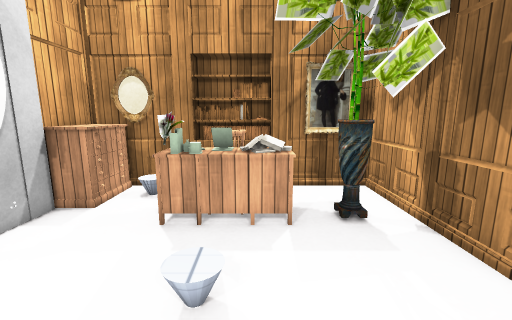
View 1 (above)

12 first-person views from a walk through a scene from a Unity 3-D project. The camera is 1.5 m above the floor, tilts 10° down and sees 90° across. The floor is counted in squares, 0.5 m on a side. Each view is taken from the middle of a square. On the plan, view 1 faces up. The plan holds only what a view shows up to about 19 squares ahead; the rest is blank. The place goes on beyond the plan. The player is left out. Some animated figures are left out. Door leaves are left out, so doorways stand open. Some surface patterns are stand-ins.

View 2
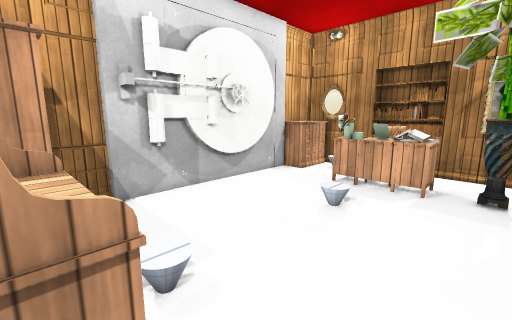

View 3
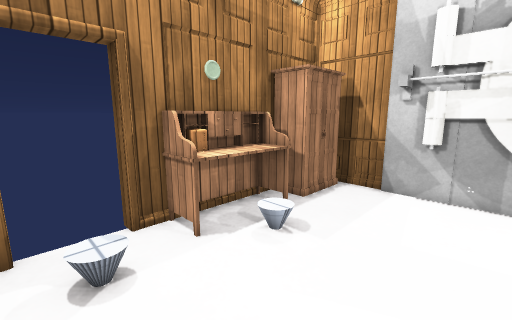

View 4
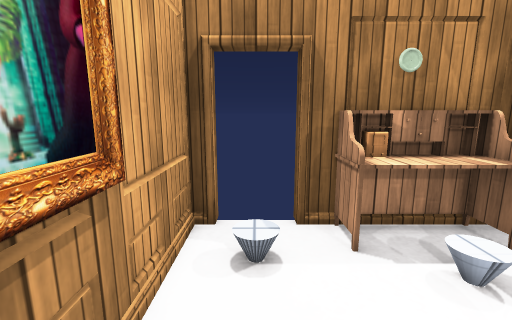

View 5
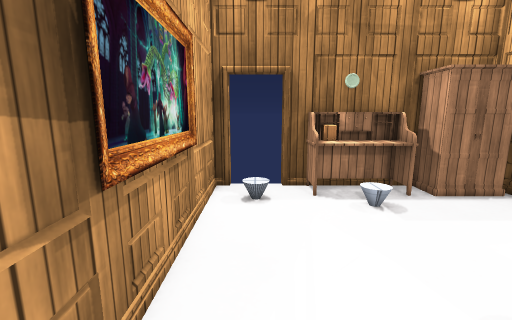

View 6
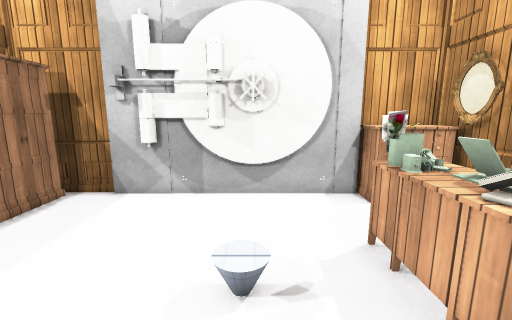

View 7
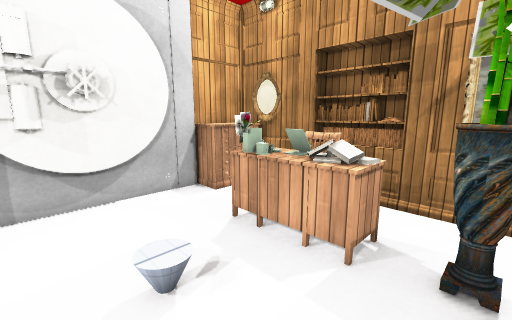

View 8
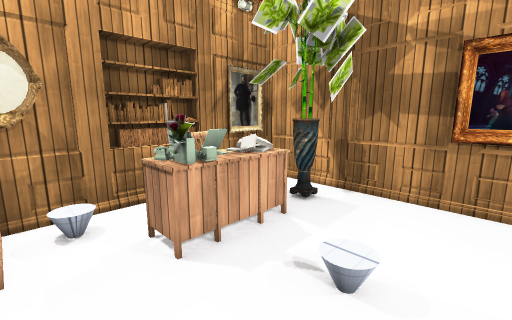

View 9
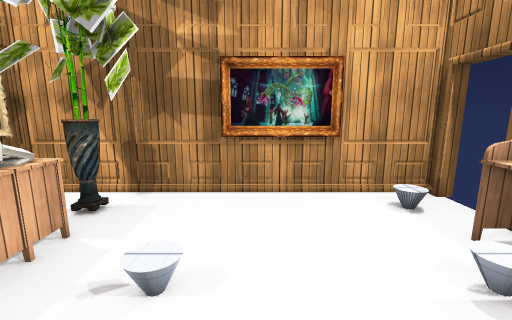

View 10
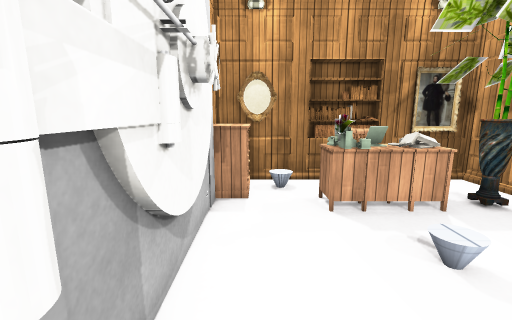

View 11
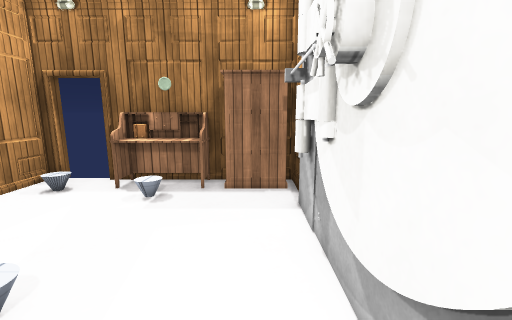

View 12
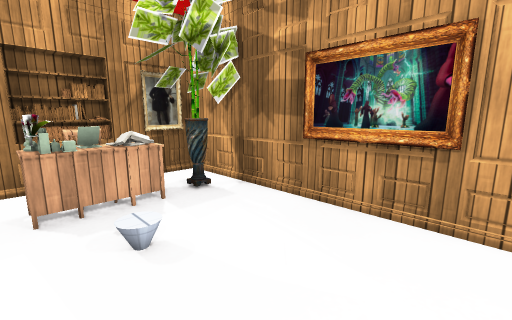

### Floor plan
Key: @ floor where view 1 was taken; # wall or solid block; . floor; D open door; S shelf; C cabinet; H chair; E desk; A vase; U cupboard; P phone; O other object.
Columns run from 7 left of view 1 to 5 right of it. Each row starts with its distance up from view 1.
 12     SSSSS
 11 #####SOS#####
 10 #CC.........#
  9 #CC..OH.....#
  8 #CC.EPHHE#A.#
  7 ##..AAEEEAA.#
  6 ##..........#
  5 ##..........#
  4 ##....O.....#
  3 ##..........#
  2 ##..........#
  1 ##..........#
  0 ##.....@....#
 -1 ##..........#
 -2 #.....O.....#
 -3 #UUUEEEEE.O.#
 -4 #  UEEEEE...#
 -5 #########DDD#

Where each view was taken, in squares from view 1:
view 1: 0 up, 0 right, facing up
view 2: 4 down, 3 right, facing up-left
view 3: 2 up, 4 right, facing down-left
view 4: 2 up, 3 right, facing down
view 5: 6 up, 3 right, facing down
view 6: 4 up, 3 right, facing left
view 7: 2 up, 3 right, facing up-left
view 8: 2 up, 5 left, facing up-right
view 9: 2 up, 5 left, facing right
view 10: 1 down, 5 left, facing up
view 11: 7 up, 5 left, facing down
view 12: 2 down, 3 left, facing up-right
